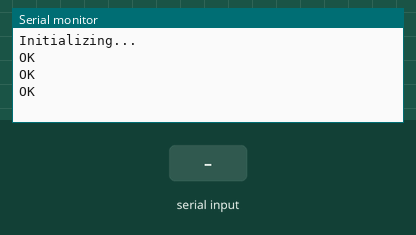
Recording of a sketch running on a simulated Arduino Uno, built with avr-gcc and run on an emulated ATmega328P. On the bench: the last lines printed to the serial monitor. The inputs (shaded band) are chosen by the test bench. The modem accepts every AT command (registered, SIM ready, sends succeed) and sends nothing else.

Above: at 3.7 s.
3.8 s: "S" received over Serial
At 6.1 s:
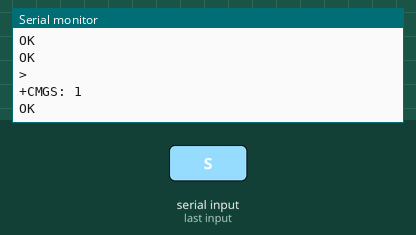
6.8 s: "S" received over the second serial link
At 7.5 s:
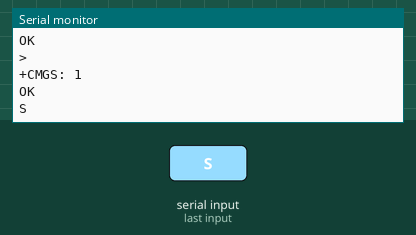
8.5 s: "1" received over the second serial link
At 9.9 s:
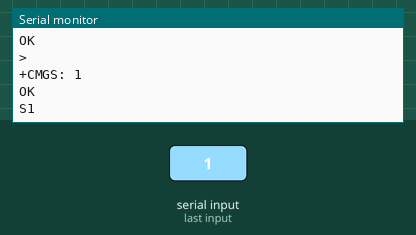

The sketch:

SIM800L.ino
```cpp
#include <SoftwareSerial.h>

SoftwareSerial mySerial(8, 9);

String cmd = "";

void setup()
{
  mySerial.begin(9600);
  Serial.begin(9600);
  Serial.println("Initializing...");
  delay(1000);

  mySerial.println("AT");                 // Sends an ATTENTION command, reply should be OK
  updateSerial();
  mySerial.println("AT+CMGF=1");          // Configuration for sending SMS
  updateSerial();
  mySerial.println("AT+CNMI=1,2,0,0,0");  // Configuration for receiving SMS
  updateSerial();
}

void loop()
{
  updateSerial();
}

void updateSerial()
{
  delay(500);
  while (Serial.available())
  {

    cmd+=(char)Serial.read();

    if(cmd!=""){
      cmd.trim();  // Remove added LF in transmit
      if (cmd.equals("S")) {
        sendSMS();
      } else {
        mySerial.print(cmd);
        mySerial.println("");
      }
    }
  }

  while(mySerial.available())
  {
    Serial.write(mySerial.read());//Forward what Software Serial received to Serial Port
  }
}

void sendSMS(){
  mySerial.println("AT+CMGF=1");
  delay(500);
  mySerial.println("AT+CMGS='+233509901668'r");
  delay(500);
  mySerial.print("fire alert!!!");
  delay(500);
  mySerial.write(26);
}
```

Measured:
- after the input at 3.8 s, the serial monitor: prints a new line after 1.8 s (image 1)
- after the input at 6.8 s, the serial monitor: prints a new line after 0.29 s (image 2)
- after the input at 8.5 s, the serial monitor: prints a new line after 0.09 s (image 3)
